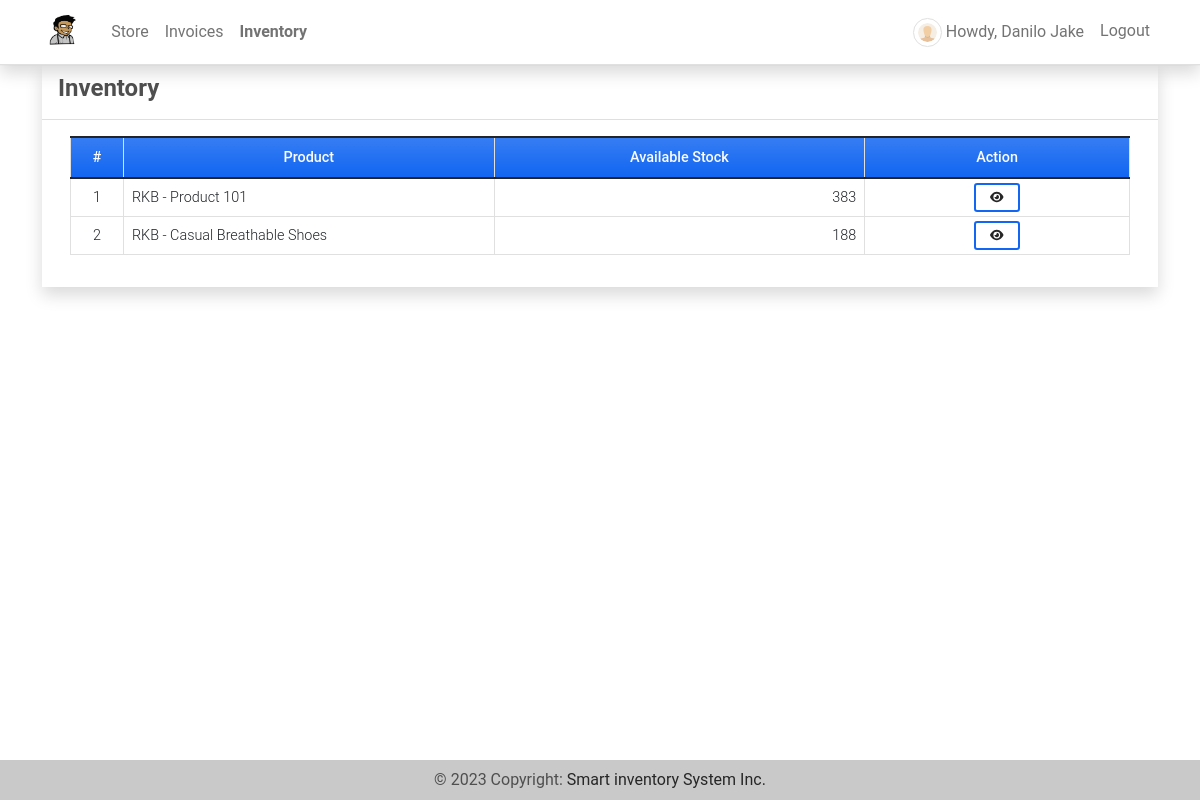
The page /inventory (signed in) on the database as committed earlier.
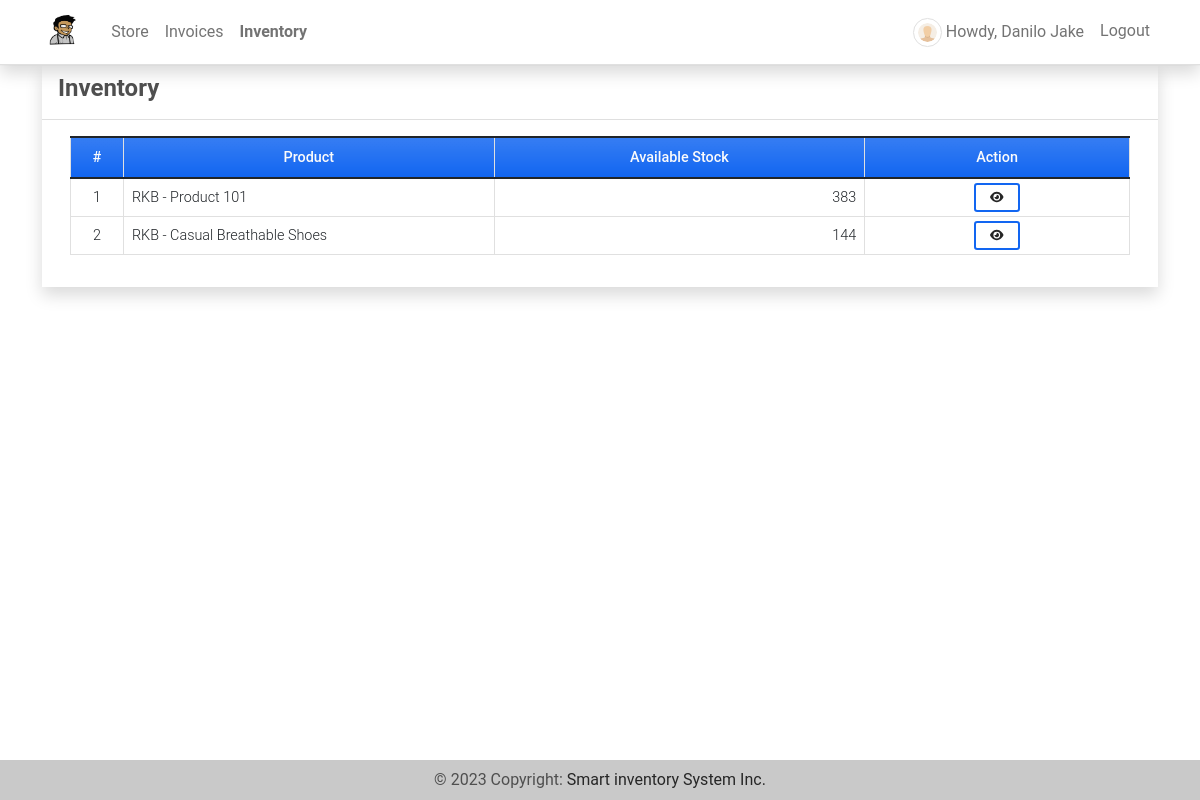
The same page on the database as committed later.
### imsApp/models.py (models this page shows, shortened)
class StoreProduct(models.Model):
    store = models.ForeignKey(Store, on_delete=models.CASCADE)
    product = models.ForeignKey(Product, on_delete=models.CASCADE)
    stock = models.FloatField(default=0, blank=True, null=True)
    price = models.FloatField(default=0,blank=True, null=True)
    class Meta:
        unique_together = ["product","store"]
    def __str__(self):
        return f"{self.store.name} - {self.product.name}"

class Product(models.Model):
    code=models.CharField(max_length=100,blank=True, null=True)
    name=models.CharField(max_length=250,blank=True, null=True)
    description = models.TextField()
    price = models.FloatField(default=0)
    status = models.CharField(max_length=2, choices=(('1','Active'),('2','Inactive')), default=1)
    image = models.ImageField(upload_to='uploads/products/',default='default_product_image.png',blank=True, null=True)
    date_created = models.DateTimeField(default=timezone.now)
    date_updated = models.DateTimeField(auto_now=True)
    def count_inventory(self):
        stocks = Stock.objects.filter(product = self)
        stockIn = 0
        stockOut = 0
        for stock in stocks:
            if stock.type == '1':
                stockIn = int(stockIn) + int(stock.quantity)
            else:
                stockOut = int(stockOut) + int(stock.quantity)
        available  = stockIn - stockOut
        return available

class Stock(models.Model):
    product = models.ForeignKey(Product, on_delete=models.CASCADE)
    quantity = models.FloatField(default=0)
    store = models.ForeignKey(Store,on_delete=models.CASCADE,default=1)
    type = models.CharField(max_length=2,choices=(('1','Stock-in'),('2','Stock-Out')), default = 1)
    date_created = models.DateTimeField(default=timezone.now)
    date_updated = models.DateTimeField(auto_now=True)

class Store(models.Model):
    name = models.CharField(max_length=250)
    address = models.TextField()
    category = models.ForeignKey(Category, on_delete=models.CASCADE)
    products = models.ManyToManyField(Product, through='StoreProduct')
    date_created = models.DateTimeField(default=timezone.now)
    date_updated = models.DateTimeField(auto_now=True)
    owner = models.OneToOneField(User, default=1,on_delete=models.CASCADE ,blank=True, null=True)

### imsApp/views.py (the view)
# urls.py: path('inventory',views.inventory,name='inventory-page'),
@login_required
def inventory(request,pk=None):
    context['page_title'] = 'Inventory'
    if request.user.is_superuser:
        products = Product.objects.all()
        context['products'] = products
    else:
        store = Store.objects.get(owner=request.user)
        products = StoreProduct.objects.filter(store=store)
        context['products'] = products
        context['isuser'] = True
    return render(request, 'inventory.html', context)

### imsApp/templates/inventory.html (shortened to what this page needs)
{% extends 'base.html' %} {% load humanize %} {% block pageContent %}
<div class="col-lg-12 col-md-12 col-sm-12 col-xs-12">
    <div class="card card-default rounded-0 shadow ">
        <div class="card-header">
            <div class="d-flex w-100 align-items-center justify-content-between">
                <h4 class="card-title fw-bold">Inventory</h4>
            </div>
        </div>
        <div class="card-body">
            <div class="container-fluid">
                <table class="table table-bordered" id="product-list">
                    <colgroup>
                        <col width="5%">
                        <col width="35%">
                        <col width="35%">
                        <col width="25%">
                    </colgroup>
                    <thead>
                        <tr class="bg-gradient bg-primary bg-opacity-50 text-light">
                            <th class="px-2 py-2 text-center">#</th>
                            <th class="px-2 py-2 text-center">Product</th>
                            <th class="px-2 py-2 text-center">Available Stock</th>
                            <th class="px-2 py-2 text-center">Action</th>
                        </tr>
                    </thead>
                    <tbody>
                        {% for product in products %}
                        <tr>
                            <td class="px-2 py-1 align-middle text-center">{{ forloop.counter }}</td>
                            <td class="px-2 py-1 align-middle">{{ product }}</td>
                            {% if isuser %}
                                <td class="px-2 py-1 align-middle text-end">{{ product.product.count_inventory }}</td>
                                <td class="px-2 py-1 align-middle text-center">
                                    <a class="btn btn-outline-primary btn-sm" href="{% url 'inventory-history-page' product.product.pk %}" data-id="{{ product.product.pk }}" title="View History">
                                        <i class="fa fa-eye text-dark"></i>
                                    </a>
                                </td>
                            {% endif %}
                        </tr>
                        {% endfor %}
                    </tbody>
                </table>
            </div>
        </div>
    </div>
</div>
{% endblock pageContent %}

Rows that differ between the two databases and show on the page:
changed StoreProduct "RKB - Casual Breathable Shoes": product.count_inventory "188" → "144"
